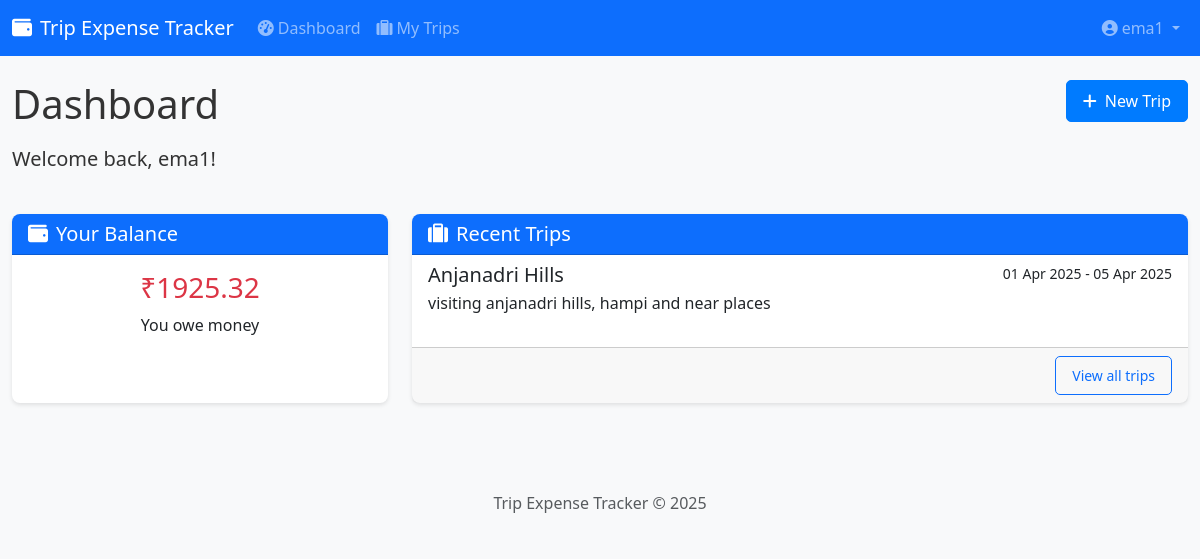
/ (signed in), run on an earlier commit of the app's database.
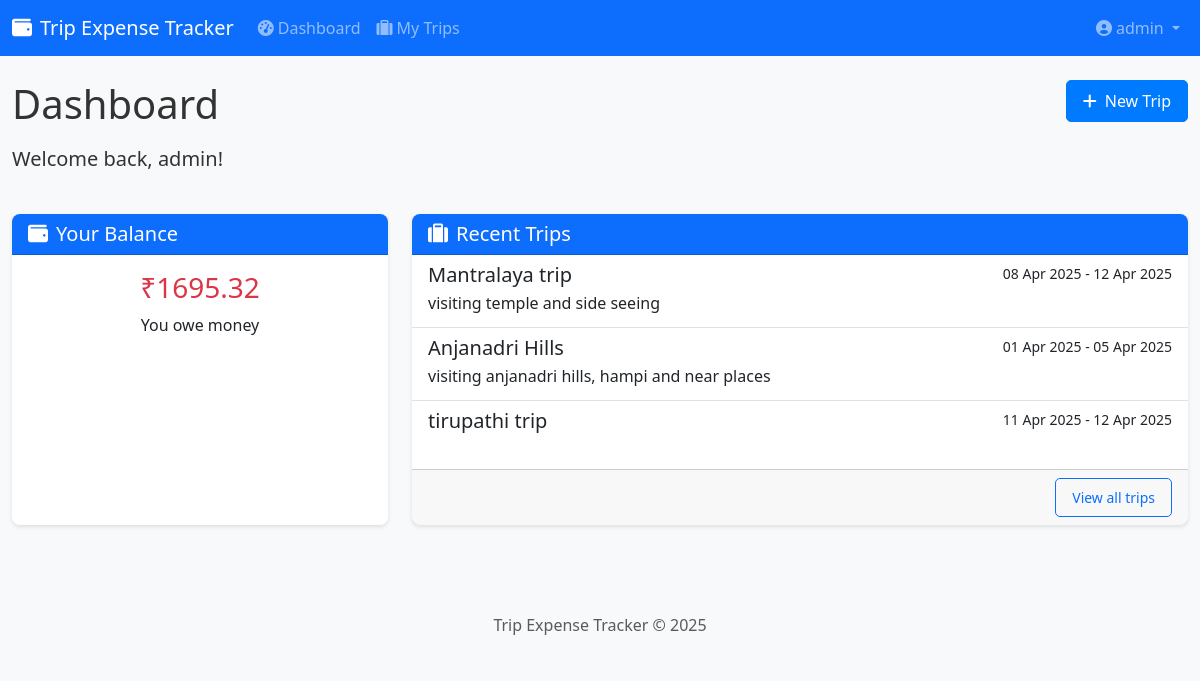
And on a later commit of the database.
### expense_tracker/backend/models/user.py (models this page shows, shortened)
class User(UserMixin, db.Model):
    id = db.Column(db.Integer, primary_key=True)
    email = db.Column(db.String(120), unique=True, nullable=False, index=True)
    name = db.Column(db.String(100), nullable=False)
    password_hash = db.Column(db.String(128))
    created_at = db.Column(db.DateTime, default=datetime.utcnow)
    last_seen = db.Column(db.DateTime, default=datetime.utcnow)
    is_admin = db.Column(db.Boolean, default=False)
    trips_created = db.relationship('Trip', backref='admin', lazy='dynamic', foreign_keys='Trip.admin_id')
    def get_trips(self):
        from expense_tracker.backend.models.trip import Trip
        admin_trips = Trip.query.filter_by(admin_id=self.id).all()
        participant_trips = Trip.query.filter(Trip.participants.contains(str(self.id))).all()
        all_trips = list(set(admin_trips + participant_trips))
        return all_trips
    def get_total_balance(self):
        trips = self.get_trips()
        total_balance = 0
        for trip in trips:
            total_balance += trip.calculate_user_balance(self.id)
        return total_balance

### expense_tracker/backend/models/trip.py (models this page shows, shortened)
class Trip(db.Model):
    id = db.Column(db.Integer, primary_key=True)
    name = db.Column(db.String(100), nullable=False)
    description = db.Column(db.Text, nullable=True)
    start_date = db.Column(db.DateTime, nullable=False)
    end_date = db.Column(db.DateTime, nullable=False)
    created_at = db.Column(db.DateTime, default=datetime.utcnow)
    updated_at = db.Column(db.DateTime, default=datetime.utcnow, onupdate=datetime.utcnow)
    admin_id = db.Column(db.Integer, db.ForeignKey('user.id'), nullable=False)
    participants = db.Column(db.Text, nullable=False, default=json.dumps([]))
    unregistered_participants = db.Column(db.Text, nullable=False, default=json.dumps([]))
    advances_json = db.Column(db.Text, default=json.dumps({}))
    general_payments_json = db.Column(db.Text, default=json.dumps([]))
    expenses = db.relationship('Expense', backref='trip', lazy='dynamic', cascade='all, delete-orphan')
    def calculate_user_balance(self, user_id):
        from expense_tracker.backend.models.expense import Expense
        if isinstance(user_id, str) and user_id.startswith('unregistered_'):
            return self.calculate_unregistered_balance(user_id)
        total_paid = sum(expense.amount for expense in
                         Expense.query.filter_by(trip_id=self.id, payer_id=str(user_id)))
        total_paid += self.get_participant_general_payments(user_id)
        advances = self.get_advances()
        advance_amount = advances.get(str(user_id), 0)
        total_paid += advance_amount
        total_share = 0
        for expense in self.expenses:
            shares = expense.get_shares()
            if str(user_id) in shares:
                total_share += shares[str(user_id)]
        return total_paid - total_share
    def get_advances(self):
        if not self.advances_json:
            return {}
        return json.loads(self.advances_json)
    def get_general_payments(self):
        if not self.general_payments_json:
            return []
        return json.loads(self.general_payments_json)
    def get_participant_general_payments(self, participant_id):
        payments = self.get_general_payments()
        total = sum(payment['amount'] for payment in payments
                   if payment['participant_id'] == str(participant_id))
        return total

### expense_tracker/backend/routes/main.py (the view)
@bp.route('/')
def index():
    if current_user.is_authenticated:
        trips = current_user.get_trips()
        recent_trips = sorted(trips, key=lambda t: t.updated_at, reverse=True)[:5]
        total_balance = current_user.get_total_balance()
        return render_template('main/dashboard.html',
                              recent_trips=recent_trips,
                              total_balance=total_balance)
    else:
        return render_template('main/index.html')

### expense_tracker/backend/models/expense.py (called while the page is built)
    def get_shares(self):
        return json.loads(self.shares)

### expense_tracker/backend/templates/main/dashboard.html (shortened to what this page needs)
{% extends "base.html" %}
{% block content %}
<div class="row mb-4">
    <div class="col-md-8">
        <h1 class="mb-3">Dashboard</h1>
        <p class="lead">Welcome back, {{ current_user.name }}!</p>
    </div>
    <div class="col-md-4 text-end">
        <a href="{{ url_for('trips.add_trip') }}" class="btn btn-primary">
            <i class="fas fa-plus me-2"></i>New Trip
        </a>
    </div>
</div>
<div class="row">
    <div class="col-md-4 mb-4">
        <div class="card h-100">
            <div class="card-header bg-primary text-white">
                <h5 class="card-title mb-0">
                    <i class="fas fa-wallet me-2"></i>Your Balance
                </h5>
            </div>
            <div class="card-body text-center">
                {% if total_balance > 0 %}
                <h3 class="text-success">₹{{ total_balance|round(2) }}</h3>
                <p>You are owed money</p>
                {% elif total_balance < 0 %}
                <h3 class="text-danger">₹{{ (total_balance * -1)|round(2) }}</h3>
                <p>You owe money</p>
                {% else %}
                <h3>₹0.00</h3>
                <p>You're all settled up!</p>
                {% endif %}
            </div>
        </div>
    </div>
    <div class="col-md-8 mb-4">
        <div class="card h-100">
            <div class="card-header bg-primary text-white">
                <h5 class="card-title mb-0">
                    <i class="fas fa-suitcase me-2"></i>Recent Trips
                </h5>
            </div>
            <div class="card-body p-0">
                {% if recent_trips %}
                <div class="list-group list-group-flush">
                    {% for trip in recent_trips %}
                    <a href="{{ url_for('trips.view_trip', trip_id=trip.id) }}" class="list-group-item list-group-item-action">
                        <div class="d-flex w-100 justify-content-between">
                            <h5 class="mb-1">{{ trip.name }}</h5>
                            <small>{{ trip.start_date.strftime('%d %b %Y') }} - {{ trip.end_date.strftime('%d %b %Y') }}</small>
                        </div>
                        <p class="mb-1">{{ trip.description|truncate(100) }}</p>
                    </a>
                    {% endfor %}
                </div>
                {% else %}
                <div class="text-center p-4">
                    <p class="mb-0">You don't have any trips yet.</p>
                    <a href="{{ url_for('trips.add_trip') }}" class="btn btn-sm btn-outline-primary mt-2">Create your first trip</a>
                </div>
                {% endif %}
            </div>
            {% if recent_trips %}
            <div class="card-footer text-end">
                <a href="{{ url_for('trips.list_trips') }}" class="btn btn-sm btn-outline-primary">View all trips</a>
            </div>
            {% endif %}
        </div>
    </div>
</div>
{% endblock %}

### expense_tracker/backend/templates/base.html (shortened to what this page needs)
<!DOCTYPE html>
<html lang="en">
<head>
    <link href="https://cdn.jsdelivr.net/npm/bootstrap@5.3.0-alpha1/dist/css/bootstrap.min.css" rel="stylesheet">
    <link rel="stylesheet" href="https://cdnjs.cloudflare.com/ajax/libs/font-awesome/6.0.0/css/all.min.css">
    <link rel="stylesheet" href="{{ url_for('static', filename='css/style.css') }}">
</head>
<body>
    <nav class="navbar navbar-expand-lg navbar-dark bg-primary">
        <div class="container">
            <a class="navbar-brand" href="{{ url_for('main.index') }}">
                <i class="fas fa-wallet me-2"></i>Trip Expense Tracker
            </a>
            <div class="collapse navbar-collapse" id="navbarNav">
                <ul class="navbar-nav me-auto">
                    {% if current_user.is_authenticated %}
                    <li class="nav-item">
                        <a class="nav-link" href="{{ url_for('main.dashboard') }}">
                            <i class="fas fa-tachometer-alt me-1"></i>Dashboard
                        </a>
                    </li>
                    <li class="nav-item">
                        <a class="nav-link" href="{{ url_for('trips.list_trips') }}">
                            <i class="fas fa-suitcase me-1"></i>My Trips
                        </a>
                    </li>
                    {% endif %}
                </ul>
                <ul class="navbar-nav">
                    {% if current_user.is_authenticated %}
                    <li class="nav-item dropdown">
                        <a class="nav-link dropdown-toggle" href="#" id="userDropdown" role="button" data-bs-toggle="dropdown">
                            <i class="fas fa-user-circle me-1"></i>{{ current_user.name }}
                        </a>
                    </li>
                    {% endif %}
                </ul>
            </div>
        </div>
    </nav>
    <div class="container mt-4">
        {% block content %}{% endblock %}
    </div>
    <footer class="footer mt-5 py-3 bg-light">
        <div class="container text-center">
            <span class="text-muted">Trip Expense Tracker &copy; 2025</span>
        </div>
    </footer>
</body>
</html>

### expense_tracker/backend/static/css/style.css (style rules this page uses)
body { font-family: 'Segoe UI', Tahoma, Geneva, Verdana, sans-serif; background-color: #f8f9fa; color: #333; }
.container { max-width: 1200px; }
.card { border-radius: 8px; box-shadow: 0 2px 4px rgba(0, 0, 0, 0.1); margin-bottom: 20px; border: none; }
.card-header { border-radius: 8px 8px 0 0 !important; font-weight: 500; }
.btn { border-radius: 5px; padding: 8px 16px; font-weight: 500; }
.btn-primary { background-color: #007bff; border-color: #007bff; }

What changed in the data, as far as the page shows it:
changed User: name "ema1" → "admin"
added Trip: name "Mantralaya trip", start_date "08 Apr 2025", end_date "12 Apr 2025", description "visiting temple and side seeing"
added Trip: name "tirupathi trip", start_date "11 Apr 2025", end_date "12 Apr 2025"
Also different on the page:
{{ (total_balance * -1)|round(2) }}: "1925.32" → "1695.32"
